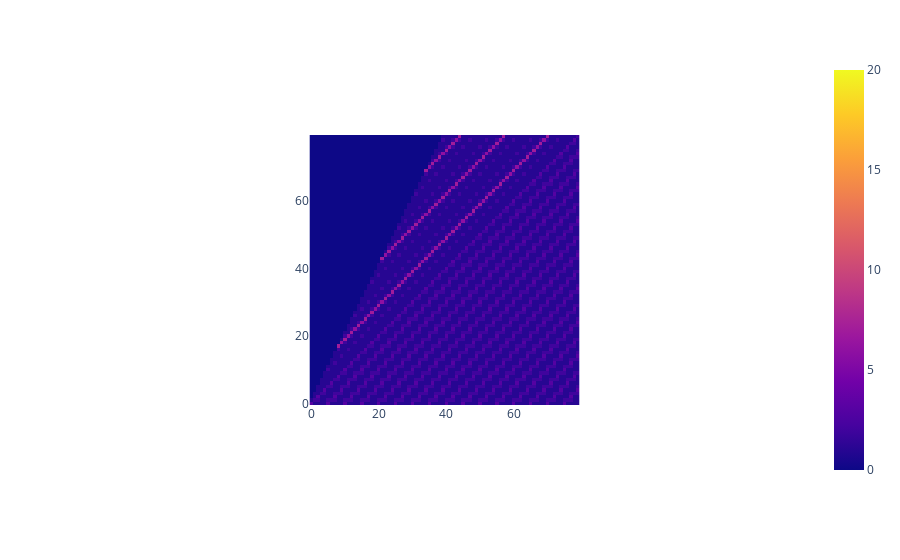
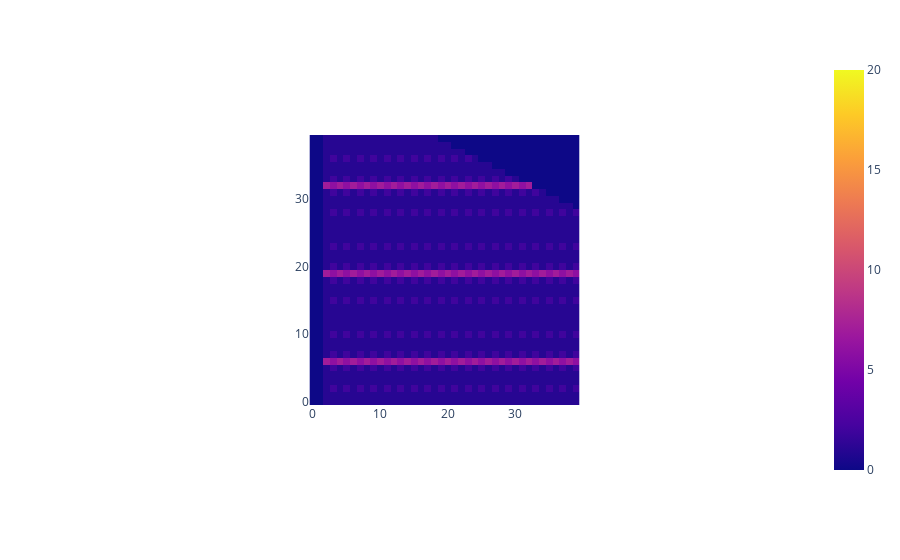

The notebook cell these images were saved under, in order:
### Markdown cell above
### The area of $T < B+R$

### Code cell
e, b = 3, 2
size = 40
# ---
df = pd.read_csv(f"data/fix_T-L_B/T-L={e}_B={b}_100x100.csv")
dfvt = np.transpose(df.values)
shift = int((b - e) / 2) + (b - e) % 2 if b - e >= 0 else 0
px.imshow(dfvt[: size * 2, shift : size * 2 + shift], origin="lower", zmax=20).show()
# ---
mat = []
for i in range(size):
    seq = []
    for j in range(size):
        try:
            seq += [dfvt[b + 1 + i + j + i][j + i]]
        except:
            seq += [0]
    mat += [seq]
# ---
px.imshow(mat, origin="lower", zmax=20).show()

### Figure 1 — Plotly figure (JSON) as saved in the notebook; plotly's stock layout.template omitted (floating-point values rounded to 4 significant figures; data arrays with more than 128 entries replaced by an {"elided": "..."} marker saying what was removed)
{"data": [{"coloraxis": "coloraxis", "hovertemplate": "x: %{x}<br>y: %{y}<br>color: %{z}<extra></extra>", "name": "0", "type": "heatmap", "xaxis": "x", "yaxis": "y", "z": {"elided": "80x80 int values"}}], "layout": {"autosize": true, "coloraxis": {"cmax": 20, "cmin": 0, "colorscale": [[0, "#0d0887"], [0.1111, "#46039f"], [0.2222, "#7201a8"], [0.3333, "#9c179e"], [0.4444, "#bd3786"], [0.5556, "#d8576b"], [0.6667, "#ed7953"], [0.7778, "#fb9f3a"], [0.8889, "#fdca26"], [1, "#f0f921"]]}, "margin": {"t": 60}, "xaxis": {"anchor": "y", "autorange": true, "constrain": "domain", "domain": [0.3148, 0.6852], "range": [-0.5, 79.5], "scaleanchor": "y"}, "yaxis": {"anchor": "x", "autorange": true, "constrain": "domain", "domain": [0.004779, 0.9952], "range": [-0.5, 79.5]}}}

### Figure 2 — Plotly figure (JSON) as saved in the notebook; plotly's stock layout.template omitted (floating-point values rounded to 4 significant figures; data arrays with more than 128 entries replaced by an {"elided": "..."} marker saying what was removed)
{"data": [{"coloraxis": "coloraxis", "hovertemplate": "x: %{x}<br>y: %{y}<br>color: %{z}<extra></extra>", "name": "0", "type": "heatmap", "xaxis": "x", "yaxis": "y", "z": {"elided": "40x40 int values"}}], "layout": {"autosize": true, "coloraxis": {"cmax": 20, "cmin": 0, "colorscale": [[0, "#0d0887"], [0.1111, "#46039f"], [0.2222, "#7201a8"], [0.3333, "#9c179e"], [0.4444, "#bd3786"], [0.5556, "#d8576b"], [0.6667, "#ed7953"], [0.7778, "#fb9f3a"], [0.8889, "#fdca26"], [1, "#f0f921"]]}, "margin": {"t": 60}, "xaxis": {"anchor": "y", "autorange": true, "constrain": "domain", "domain": [0.3148, 0.6852], "range": [-0.5, 39.5], "scaleanchor": "y"}, "yaxis": {"anchor": "x", "autorange": true, "constrain": "domain", "domain": [0.004779, 0.9952], "range": [-0.5, 39.5]}}}
